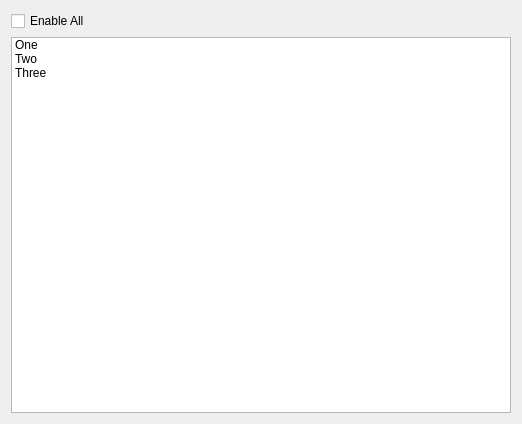
<?xml version="1.0" encoding="UTF-8"?>
<ui version="4.0">
 <class>OwncloudConfig</class>
 <widget class="QWidget" name="OwncloudConfig">
  <property name="geometry">
   <rect>
    <x>0</x>
    <y>0</y>
    <width>522</width>
    <height>424</height>
   </rect>
  </property>
  <property name="windowTitle">
   <string>Form</string>
  </property>
  <layout class="QVBoxLayout" name="verticalLayout">
   <item>
    <widget class="QCheckBox" name="enableAll">
     <property name="text">
      <string>Enable All</string>
     </property>
    </widget>
   </item>
   <item>
    <widget class="QListWidget" name="folderList">
     <item>
      <property name="text">
       <string>One</string>
      </property>
     </item>
     <item>
      <property name="text">
       <string>Two</string>
      </property>
     </item>
     <item>
      <property name="text">
       <string>Three</string>
      </property>
     </item>
    </widget>
   </item>
  </layout>
 </widget>
 <resources/>
 <connections/>
</ui>
